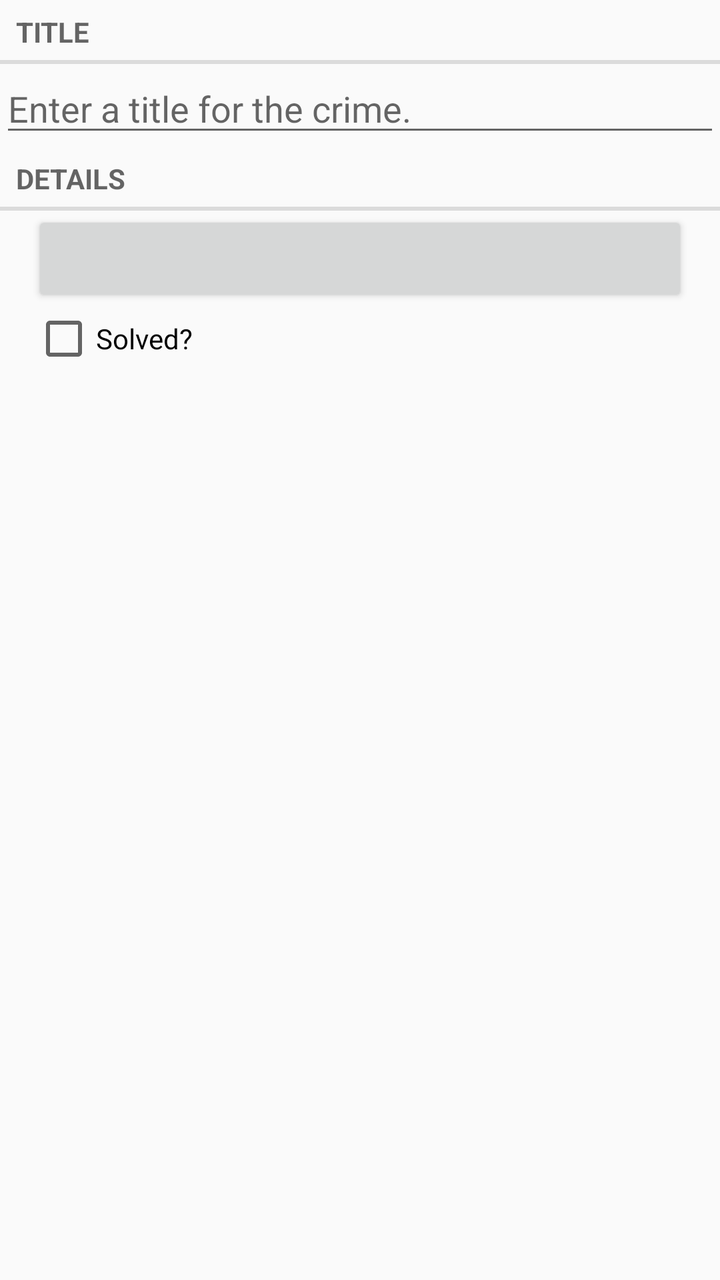
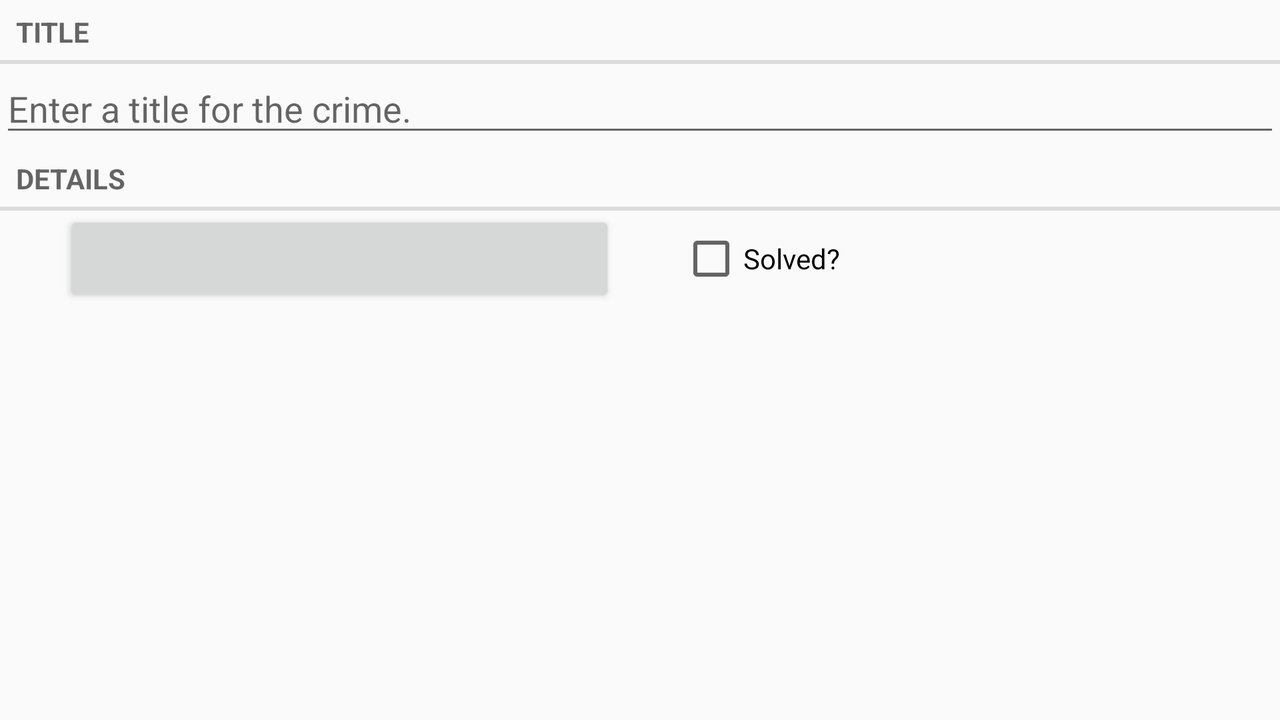

Two renders of one Android screen. The first uses the default layout on a phone; the second uses the alternative layout the repository ships for a different screen configuration, on a matching device. The two XML files are below.
<!-- AndroidManifest.xml: application theme AppTheme -->
<!-- res/layout/fragment_crime.xml -->
<?xml version="1.0" encoding="utf-8"?>

<LinearLayout xmlns:android="http://schemas.android.com/apk/res/android"
    android:orientation="vertical" android:layout_width="match_parent"
    android:layout_height="match_parent">

    <TextView
        android:layout_width="match_parent"
        android:layout_height="wrap_content"
        android:text="@string/crime_title_label"
        style="?android:listSeparatorTextViewStyle"/>
    
    <EditText
        android:id="@+id/crime_title"
        android:layout_width="match_parent"
        android:layout_height="wrap_content"
        android:hint="@string/crime_title_hint"/>

    <TextView
        android:layout_width="match_parent"
        android:layout_height="wrap_content"
        android:text="@string/crime_details_label"
        style="?android:listSeparatorTextViewStyle"/>

    <Button
        android:id="@+id/crime_date"
        android:layout_width="match_parent"
        android:layout_height="wrap_content"
        android:layout_marginLeft="16dp"
        android:layout_marginRight="16dp"/>
    
    <CheckBox
        android:id="@+id/crime_solved"
        android:layout_width="match_parent"
        android:layout_height="wrap_content"
        android:layout_marginLeft="16dp"
        android:layout_marginRight="16dp"
        android:text="@string/crime_solved_label"/>
    
</LinearLayout>
<!-- resources referenced by this layout -->
<resources>
  <string name="crime_details_label">Details</string>
  <string name="crime_solved_label">Solved?</string>
  <string name="crime_title_hint">Enter a title for the crime.</string>
  <string name="crime_title_label">Title</string>
  <style name="AppTheme" parent="Theme.AppCompat.Light">
          
          <item name="colorPrimary">@color/primary</item>
          <item name="colorPrimaryDark">@color/primary_dark</item>
          <item name="colorAccent">@color/accent</item>
      </style>
  <color name="primary">#EA6A20</color>
  <color name="primary_dark">#A25016</color>
  <color name="accent">#522D80</color>
</resources>
<!-- res/layout-land/fragment_crime.xml (the repository's variant of the layout above) -->
<!-- drawn on the phone turned sideways -->
<?xml version="1.0" encoding="utf-8"?>

<LinearLayout xmlns:android="http://schemas.android.com/apk/res/android"
    android:orientation="vertical" android:layout_width="match_parent"
    android:layout_height="match_parent">

    <TextView
        android:layout_width="match_parent"
        android:layout_height="wrap_content"
        android:text="@string/crime_title_label"
        style="?android:listSeparatorTextViewStyle"/>
    
    <EditText
        android:id="@+id/crime_title"
        android:layout_width="match_parent"
        android:layout_height="wrap_content"
        android:hint="@string/crime_title_hint"/>

    <TextView
        android:layout_width="match_parent"
        android:layout_height="wrap_content"
        android:text="@string/crime_details_label"
        style="?android:listSeparatorTextViewStyle"/>

    <LinearLayout
        android:layout_width="match_parent"
        android:layout_height="wrap_content"
        android:layout_marginLeft="16dp"
        android:layout_marginRight="16dp">


       <Button
           android:id="@+id/crime_date"
           android:layout_width="wrap_content"
           android:layout_height="wrap_content"
           android:layout_marginLeft="16dp"
           android:layout_marginRight="16dp"
           android:layout_weight="1"/>

       <CheckBox
           android:id="@+id/crime_solved"
           android:layout_width="wrap_content"
           android:layout_height="wrap_content"
           android:layout_marginLeft="16dp"
           android:layout_marginRight="16dp"
           android:layout_weight="1"
           android:text="@string/crime_solved_label"/>

        </LinearLayout>
    
</LinearLayout>
